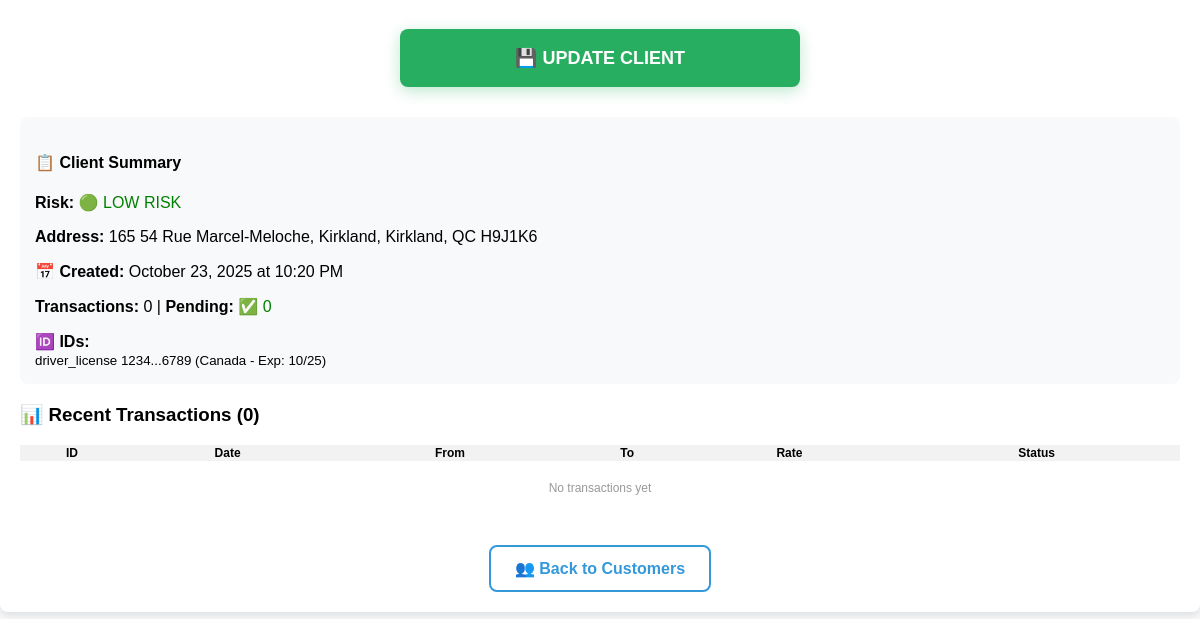
The page /edit_client/1 (signed in, lower part) on the database as committed earlier.
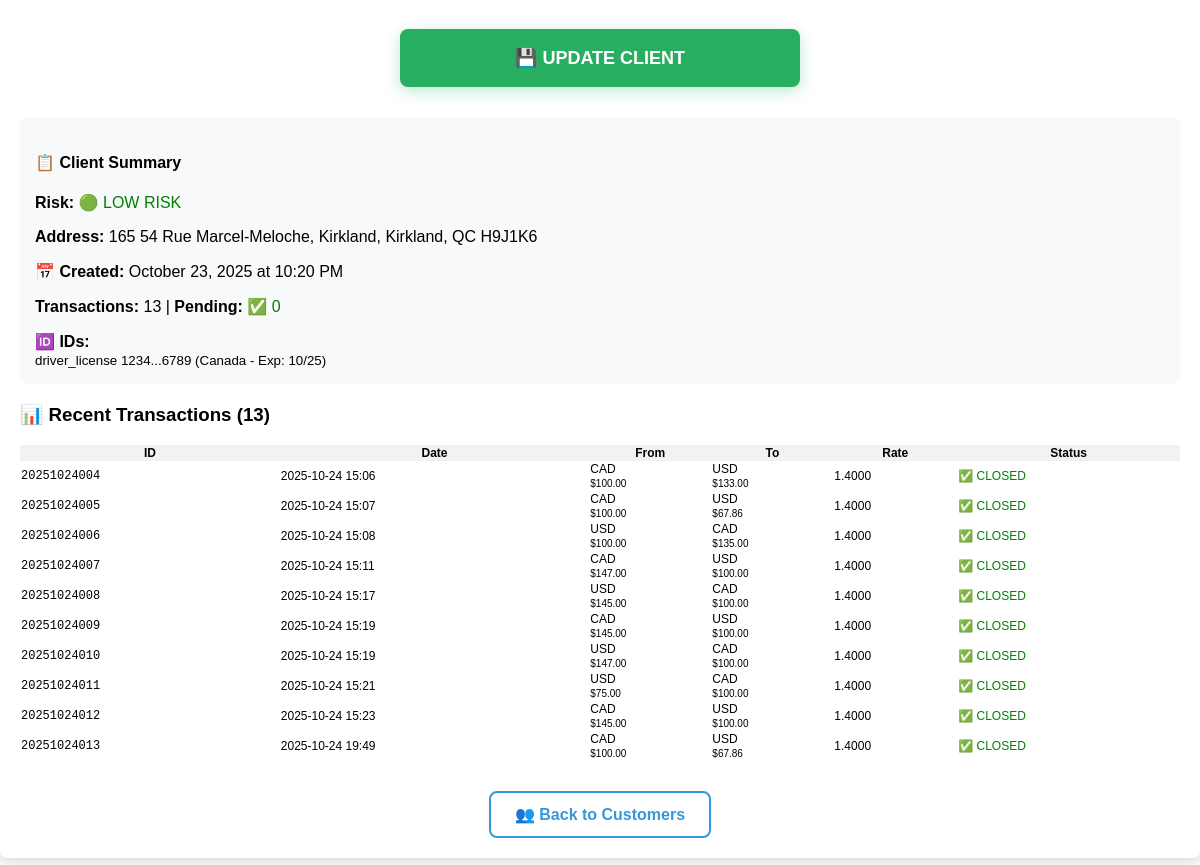
The same page on the database as committed later.
### app.py (models this page shows)
class Transaction(db.Model):
    id = db.Column(db.String(11), primary_key=True)
    date = db.Column(db.DateTime, default=datetime.utcnow)
    from_currency = db.Column(db.String(3), nullable=False)
    to_currency = db.Column(db.String(3), nullable=False)
    from_amount = db.Column(db.Float, nullable=False)
    to_amount = db.Column(db.Float, nullable=False)
    exchange_rate = db.Column(db.Float, nullable=False)
    notes = db.Column(db.Text, nullable=True)
    is_fintrac = db.Column(db.Boolean, default=False)
    client_id = db.Column(db.Integer, db.ForeignKey('client.id'), nullable=False)
    receipt_filename = db.Column(db.String(100))
    status = db.Column(db.String(10), default='closed')

### app.py (the view, shortened to what this page needs)
@app.route('/edit_client/<client_id>', methods=['GET', 'POST'])
def edit_client(client_id):
    print(f"🔍 DEBUG: edit_client called with client_id={client_id}, method={request.method}")  # DEBUG
    if 'user_id' not in session:
        return redirect(url_for('login'))
    if client_id == 'new':
        client = None
    else:
        client = Client.query.get_or_404(int(client_id))
    return render_template('edit_client.html', client=client)

### templates/edit_client.html (shortened to what this page needs)
{% extends "base.html" %}
{% block content %}
<div style="text-align:center; margin-bottom:30px;">
    <button type="submit" form="clientForm"
            style="width:100%; max-width:400px; padding:18px; background:#27ae60; color:white; border:none; border-radius:8px; font-size:18px; font-weight:bold; cursor:pointer; box-shadow:0 4px 15px rgba(39,174,96,0.3);">
        {% if client %}💾 UPDATE CLIENT{% else %}👥 ADD NEW CLIENT{% endif %}
    </button>
</div>
{% if client %}
<div style="background:#f8f9fa; padding:15px; border-radius:8px; margin-bottom:20px;">
    <h4>📋 Client Summary</h4>
    <p><strong>Risk:</strong>
        {% if client.risk_level == 'low risk' %}<span style="color:green;">🟢 LOW RISK</span>
        {% elif client.risk_level == 'medium risk' %}<span style="color:orange;">🟡 MEDIUM RISK</span>
        {% elif client.risk_level == 'high risk' %}<span style="color:red;">🟠 HIGH RISK</span>
        {% else %}<span style="color:red; font-weight:bold;">🔴 ON HOLD</span>{% endif %}
    </p>
    <p><strong>Address:</strong> {{ client.apartment or '' }} {{ client.civic_number }} {{ client.street }}, {{ client.city }}, {{ client.province }} {{ client.postal_code }}</p>
    <p><strong>📅 Created:</strong> {{ client.created_at.strftime('%B %d, %Y at %I:%M %p') }}</p>
    {% set transactions_list = client.transactions %}
    <p><strong>Transactions:</strong> {{ transactions_list|length }} |
       <strong>Pending:</strong>
       {% set pending_tx = transactions_list|selectattr('status', 'equalto', 'pending')|list %}
       {% if pending_tx|length > 0 %}
           <span style="color:red; font-weight:bold;">🚨 {{ pending_tx|length }}</span>
       {% else %}
           <span style="color:green;">✅ 0</span>
       {% endif %}
    </p>
    {% if client.id1_number or client.id2_number or client.id3_number %}
    <div style="margin-top:15px;">
        <strong>🆔 IDs:</strong><br>
        {% if client.id1_number %}
            <small>{{ client.id1_type or 'ID' }} {{ client.id1_number[:4] }}...{{ client.id1_number[-4:] }}
            {% if client.id1_expiry_date %}
                ({{ client.id1_issued_by or 'Unknown' }} - Exp: {{ client.id1_expiry_date.strftime('%m/%y') }})
            {% endif %}
            </small><br>
        {% endif %}
    </div>
    {% endif %}
</div>
<h3>📊 Recent Transactions ({{ transactions_list|length }})</h3>
<table style="width:100%; border-collapse:collapse; font-size:12px; margin-top:10px;">
    <tr style="background:#f2f2f2;">
        <th>ID</th><th>Date</th><th>From</th><th>To</th><th>Rate</th><th>Status</th>
    </tr>
    {% for tx in transactions_list[-10:] %}
    <tr>
        <td style="font-family:monospace;">{{ tx.id }}</td>
        <td>{{ tx.date.strftime('%Y-%m-%d %H:%M') }}</td>
        <td>{{ tx.from_currency }}<br><small>${{ "%.2f"|format(tx.from_amount) }}</small></td>
        <td>{{ tx.to_currency }}<br><small>${{ "%.2f"|format(tx.to_amount) }}</small></td>
        <td>{{ "%.4f"|format(tx.exchange_rate) }}</td>
        <td>
            {% if tx.status == 'pending' %}
                <span style="color:red; font-weight:bold;">⏳ PENDING</span>
            {% else %}
                <span style="color:green;">✅ CLOSED</span>
            {% endif %}
        </td>
    </tr>
    {% else %}
    <tr><td colspan="6" style="text-align:center; color:#999; padding:20px;">No transactions yet</td></tr>
    {% endfor %}
</table>
{% endif %}
<div style="text-align:center; margin-top:30px;">
    <a href="{{ url_for('customers') }}"
       style="font-size:16px; color:#3498db; font-weight:bold; text-decoration:none; padding:12px 24px; border:2px solid #3498db; border-radius:8px; display:inline-block;">
       👥 Back to Customers
    </a>
</div>
{% endblock %}

Rows that differ between the two databases and show on the page:
added Transaction: id "20251024004", date "2025-10-24 15:06", from_currency "CAD", from_amount "100.00", to_currency "USD", to_amount "133.00", exchange_rate "1.4000", status "✅ CLOSED"
added Transaction: id "20251024005", date "2025-10-24 15:07", from_currency "CAD", from_amount "100.00", to_currency "USD", to_amount "67.86", exchange_rate "1.4000", status "✅ CLOSED"
added Transaction: id "20251024006", date "2025-10-24 15:08", from_currency "USD", from_amount "100.00", to_currency "CAD", to_amount "135.00", exchange_rate "1.4000", status "✅ CLOSED"
added Transaction: id "20251024007", date "2025-10-24 15:11", from_currency "CAD", from_amount "147.00", to_currency "USD", to_amount "100.00", exchange_rate "1.4000", status "✅ CLOSED"
added Transaction: id "20251024008", date "2025-10-24 15:17", from_currency "USD", from_amount "145.00", to_currency "CAD", to_amount "100.00", exchange_rate "1.4000", status "✅ CLOSED"
added Transaction: id "20251024009", date "2025-10-24 15:19", from_currency "CAD", from_amount "145.00", to_currency "USD", to_amount "100.00", exchange_rate "1.4000", status "✅ CLOSED"
added Transaction: id "20251024010", date "2025-10-24 15:19", from_currency "USD", from_amount "147.00", to_currency "CAD", to_amount "100.00", exchange_rate "1.4000", status "✅ CLOSED"
added Transaction: id "20251024011", date "2025-10-24 15:21", from_currency "USD", from_amount "75.00", to_currency "CAD", to_amount "100.00", exchange_rate "1.4000", status "✅ CLOSED"
added Transaction: id "20251024012", date "2025-10-24 15:23", from_currency "CAD", from_amount "145.00", to_currency "USD", to_amount "100.00", exchange_rate "1.4000", status "✅ CLOSED"
added Transaction: id "20251024013", date "2025-10-24 19:49", from_currency "CAD", from_amount "100.00", to_currency "USD", to_amount "67.86", exchange_rate "1.4000", status "✅ CLOSED"
Other text that changed with them:
{{ transactions_list|length }}: "0" → "13"
text no longer shown: "No transactions yet"
